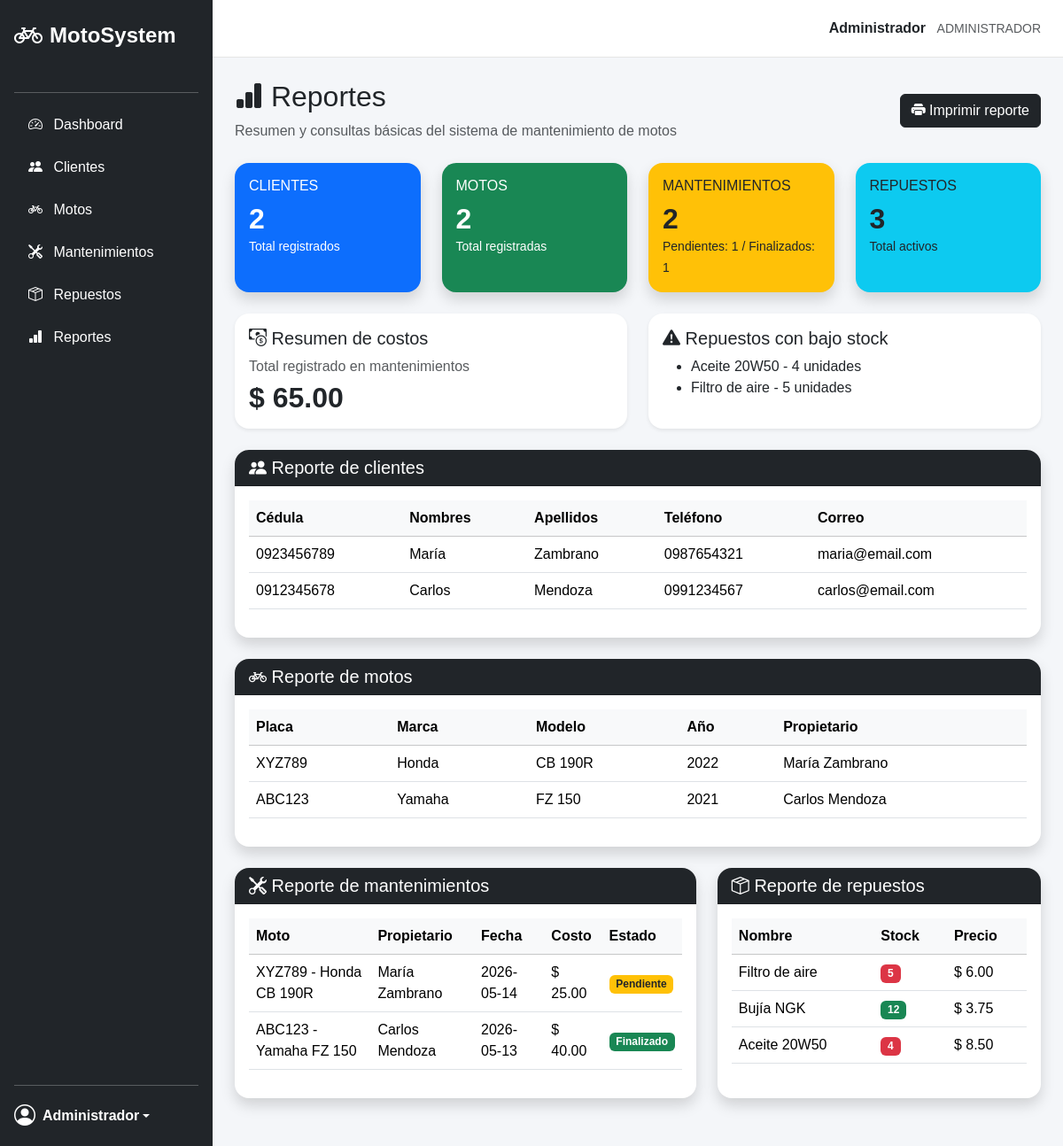
The page /views/reportes/index.php (signed in) on the database its author committed.
### tables this page shows
CREATE TABLE repuestos (
    id_repuesto INT AUTO_INCREMENT PRIMARY KEY,
    nombre VARCHAR(100) NOT NULL,
    descripcion TEXT,
    stock INT NOT NULL DEFAULT 0,
    precio DECIMAL(10,2) NOT NULL DEFAULT 0.00,
    estado TINYINT DEFAULT 1,
    fecha_registro TIMESTAMP DEFAULT CURRENT_TIMESTAMP
);

CREATE TABLE clientes (
    id_cliente INT AUTO_INCREMENT PRIMARY KEY,
    cedula VARCHAR(20) NOT NULL UNIQUE,
    nombres VARCHAR(100) NOT NULL,
    apellidos VARCHAR(100) NOT NULL,
    telefono VARCHAR(20),
    correo VARCHAR(100),
    direccion VARCHAR(150),
    estado TINYINT DEFAULT 1,
    fecha_registro TIMESTAMP DEFAULT CURRENT_TIMESTAMP
);

CREATE TABLE motos (
    id_moto INT AUTO_INCREMENT PRIMARY KEY,
    id_cliente INT NOT NULL,
    placa VARCHAR(20) NOT NULL UNIQUE,
    marca VARCHAR(50) NOT NULL,
    modelo VARCHAR(50) NOT NULL,
    anio INT,
    color VARCHAR(30),
    cilindraje VARCHAR(30),
    estado TINYINT DEFAULT 1,
    fecha_registro TIMESTAMP DEFAULT CURRENT_TIMESTAMP,

     
    FOREIGN KEY (id_cliente) REFERENCES clientes(id_cliente)
);

CREATE TABLE mantenimientos (
    id_mantenimiento INT AUTO_INCREMENT PRIMARY KEY,
    id_moto INT NOT NULL,
    fecha DATE NOT NULL,
    descripcion TEXT NOT NULL,
    costo DECIMAL(10,2) NOT NULL DEFAULT 0.00,
    estado ENUM('Pendiente', 'Finalizado') NOT NULL DEFAULT 'Pendiente',
    fecha_registro TIMESTAMP DEFAULT CURRENT_TIMESTAMP,

     
    FOREIGN KEY (id_moto) REFERENCES motos(id_moto)
);

### views/reportes/index.php (the view, shortened to what the rows shown need)
<?php
require_once "../../models/Cliente.php";
require_once "../../models/Moto.php";
require_once "../../models/Mantenimiento.php";
require_once "../../models/Repuesto.php";
$modeloCliente = new Cliente();
$modeloMoto = new Moto();
$modeloMantenimiento = new Mantenimiento();
$modeloRepuesto = new Repuesto();
$totalClientes = $modeloCliente->contarClientes();
$totalMotos = $modeloMoto->contarMotos();
$totalMantenimientos = $modeloMantenimiento->contarMantenimientos();
$totalRepuestos = $modeloRepuesto->contarRepuestos();
$totalCostos = $modeloMantenimiento->sumarCostos();
$repuestosBajoStock = $modeloRepuesto->obtenerBajoStock();
$clientes = $modeloCliente->obtenerTodos();
$motos = $modeloMoto->obtenerTodas();
$mantenimientos = $modeloMantenimiento->obtenerTodos();
$repuestos = $modeloRepuesto->obtenerTodos();
?>
<div class="d-flex justify-content-between align-items-center mb-4">
    <div>
        <h2>
            <i class="bi bi-bar-chart-fill"></i>
            Reportes
        </h2>
    </div>
</div>
<div class="row g-4 mb-4">
    <div class="col-md-3">
        <div class="card border-0 shadow rounded-4 bg-primary text-white h-100">
            <div class="card-body">
                <h2 class="fw-bold mb-0"><?php echo $totalClientes; ?></h2>
            </div>
        </div>
    </div>
    <div class="col-md-3">
        <div class="card border-0 shadow rounded-4 bg-success text-white h-100">
            <div class="card-body">
                <h2 class="fw-bold mb-0"><?php echo $totalMotos; ?></h2>
            </div>
        </div>
    </div>
    <div class="col-md-3">
        <div class="card border-0 shadow rounded-4 bg-warning text-dark h-100">
            <div class="card-body">
                <h2 class="fw-bold mb-0"><?php echo $totalMantenimientos; ?></h2>
            </div>
        </div>
    </div>
    <div class="col-md-3">
        <div class="card border-0 shadow rounded-4 bg-info text-dark h-100">
            <div class="card-body">
                <h2 class="fw-bold mb-0"><?php echo $totalRepuestos; ?></h2>
            </div>
        </div>
    </div>
</div>
<div class="row g-4 mb-4">
    <div class="col-md-6">
        <div class="card border-0 shadow-sm rounded-4 h-100">
            <div class="card-body">
                <h2 class="fw-bold mb-0">$ <?php echo number_format($totalCostos, 2); ?></h2>
            </div>
        </div>
    </div>
    <div class="col-md-6">
        <div class="card border-0 shadow-sm rounded-4 h-100">
            <div class="card-body">
                <?php if (!empty($repuestosBajoStock)): ?>
                    <ul class="mb-0">
                        <?php foreach ($repuestosBajoStock as $repuesto): ?>
                            <li>
                                <?php echo $repuesto["nombre"]; ?> -
                                <?php echo $repuesto["stock"]; ?> unidades
                            </li>
                        <?php endforeach; ?>
                    </ul>
                <?php else: ?>
                    <p class="text-muted mb-0">No existen repuestos con bajo stock.</p>
                <?php endif; ?>
            </div>
        </div>
    </div>
</div>
<div class="card border-0 shadow rounded-4 mb-4">
    <div class="card-body">
        <div class="table-responsive">
            <table class="table table-hover align-middle">
                <thead class="table-light">
                    <tr>
                        <th>Cédula</th>
                        <th>Nombres</th>
                        <th>Apellidos</th>
                        <th>Teléfono</th>
                        <th>Correo</th>
                    </tr>
                </thead>
                <tbody>
                    <?php if (!empty($clientes)): ?>
                        <?php foreach ($clientes as $cliente): ?>
                            <tr>
                                <td><?php echo $cliente["cedula"]; ?></td>
                                <td><?php echo $cliente["nombres"]; ?></td>
                                <td><?php echo $cliente["apellidos"]; ?></td>
                                <td><?php echo $cliente["telefono"]; ?></td>
                                <td><?php echo $cliente["correo"]; ?></td>
                            </tr>
                        <?php endforeach; ?>
                    <?php else: ?>
                        <tr><td colspan="5" class="text-center text-muted">No existen clientes registrados</td></tr>
                    <?php endif; ?>
                </tbody>
            </table>
        </div>
    </div>
</div>
<div class="card border-0 shadow rounded-4 mb-4">
    <div class="card-body">
        <div class="table-responsive">
            <table class="table table-hover align-middle">
                <thead class="table-light">
                    <tr>
                        <th>Placa</th>
                        <th>Marca</th>
                        <th>Modelo</th>
                        <th>Año</th>
                        <th>Propietario</th>
                    </tr>
                </thead>
                <tbody>
                    <?php if (!empty($motos)): ?>
                        <?php foreach ($motos as $moto): ?>
                            <tr>
                                <td><?php echo $moto["placa"]; ?></td>
                                <td><?php echo $moto["marca"]; ?></td>
                                <td><?php echo $moto["modelo"]; ?></td>
                                <td><?php echo $moto["anio"]; ?></td>
                                <td><?php echo $moto["nombres"] . " " . $moto["apellidos"]; ?></td>
                            </tr>
                        <?php endforeach; ?>
                    <?php else: ?>
                        <tr><td colspan="5" class="text-center text-muted">No existen motos registradas</td></tr>
                    <?php endif; ?>
                </tbody>
            </table>
        </div>
    </div>
</div>
<div class="row g-4 mb-4">
    <div class="col-lg-7">
        <div class="card border-0 shadow rounded-4 h-100">
            <div class="card-body">
                <div class="table-responsive">
                    <table class="table table-hover align-middle">
                        <thead class="table-light">
                            <tr>
                                <th>Moto</th>
                                <th>Propietario</th>
                                <th>Fecha</th>
                                <th>Costo</th>
                                <th>Estado</th>
                            </tr>
                        </thead>
                        <tbody>
                            <?php if (!empty($mantenimientos)): ?>
                                <?php foreach ($mantenimientos as $mantenimiento): ?>
                                    <tr>
                                        <td><?php echo $mantenimiento["placa"] . " - " . $mantenimiento["marca"] . " " . $mantenimiento["modelo"]; ?></td>
                                        <td><?php echo $mantenimiento["nombres"] . " " . $mantenimiento["apellidos"]; ?></td>
                                        <td><?php echo $mantenimiento["fecha"]; ?></td>
                                        <td>$ <?php echo number_format($mantenimiento["costo"], 2); ?></td>
                                        <td>
                                            <?php if ($mantenimiento["estado"] == "Pendiente"): ?>
                                                <span class="badge bg-warning text-dark">Pendiente</span>
                                            <?php else: ?>
                                                <span class="badge bg-success">Finalizado</span>
                                            <?php endif; ?>
                                        </td>
                                    </tr>
                                <?php endforeach; ?>
                            <?php else: ?>
                                <tr><td colspan="5" class="text-center text-muted">No existen mantenimientos registrados</td></tr>
                            <?php endif; ?>
                        </tbody>
                    </table>
                </div>
            </div>
        </div>
    </div>
    <div class="col-lg-5">
        <div class="card border-0 shadow rounded-4 h-100">
            <div class="card-body">
                <div class="table-responsive">
                    <table class="table table-hover align-middle">
                        <thead class="table-light">
                            <tr>
                                <th>Nombre</th>
                                <th>Stock</th>
                                <th>Precio</th>
                            </tr>
                        </thead>
                        <tbody>
                            <?php if (!empty($repuestos)): ?>
                                <?php foreach ($repuestos as $repuesto): ?>
                                    <tr>
                                        <td><?php echo $repuesto["nombre"]; ?></td>
                                        <td>
                                            <?php if ($repuesto["stock"] <= 5): ?>
                                                <span class="badge bg-danger"><?php echo $repuesto["stock"]; ?></span>
                                            <?php else: ?>
                                                <span class="badge bg-success"><?php echo $repuesto["stock"]; ?></span>
                                            <?php endif; ?>
                                        </td>
                                        <td>$ <?php echo number_format($repuesto["precio"], 2); ?></td>
                                    </tr>
                                <?php endforeach; ?>
                            <?php else: ?>
                                <tr><td colspan="3" class="text-center text-muted">No existen repuestos registrados</td></tr>
                            <?php endif; ?>
                        </tbody>
                    </table>
                </div>
            </div>
        </div>
    </div>
</div>
<?php
include "../layouts/app.php";
?>

### rows shown on the page
repuestos: nombre "Aceite 20W50", stock "4", precio "8.50"
repuestos: nombre "Filtro de aire", stock "5", precio "6.00"
clientes: cedula "0923456789", nombres "María", apellidos "Zambrano", telefono "0987654321", correo "maria@email.com"
clientes: cedula "0912345678", nombres "Carlos", apellidos "Mendoza", telefono "0991234567", correo "carlos@email.com"
motos: placa "XYZ789", marca "Honda", modelo "CB 190R", anio "2022", id_cliente.nombres "María", id_cliente.apellidos "Zambrano"
motos: placa "ABC123", marca "Yamaha", modelo "FZ 150", anio "2021", id_cliente.nombres "Carlos", id_cliente.apellidos "Mendoza"
mantenimientos: id_moto.placa "XYZ789", id_moto.marca "Honda", id_moto.modelo "CB 190R", clientes.nombres "María", clientes.apellidos "Zambrano", fecha "2026-05-14", costo "25.00", estado "Pendiente"
mantenimientos: id_moto.placa "ABC123", id_moto.marca "Yamaha", id_moto.modelo "FZ 150", clientes.nombres "Carlos", clientes.apellidos "Mendoza", fecha "2026-05-13", costo "40.00", estado "Finalizado"
repuestos: nombre "Bujía NGK", stock "12", precio "3.75"

### other values the page prints
$_SESSION["nombre"] "Administrador"
$_SESSION["rol"] "ADMINISTRADOR"
$totalClientes "2"
$totalMotos "2"
$totalMantenimientos "2"
$mantenimientosPendientes "1"
$mantenimientosFinalizados "1"
$totalRepuestos "3"
$totalCostos "65.00"
